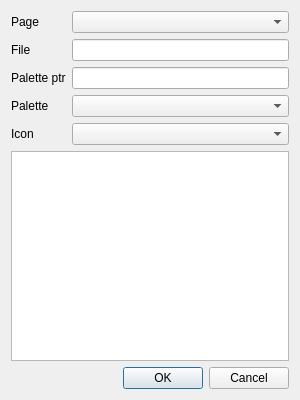
<?xml version="1.0" encoding="UTF-8"?>
<ui version="4.0">
 <class>IconChooser</class>
 <widget class="QDialog" name="IconChooser">
  <property name="windowModality">
   <enum>Qt::WindowModal</enum>
  </property>
  <property name="geometry">
   <rect>
    <x>0</x>
    <y>0</y>
    <width>300</width>
    <height>400</height>
   </rect>
  </property>
  <property name="windowTitle">
   <string>Icon Chooser</string>
  </property>
  <layout class="QVBoxLayout" name="verticalLayout">
   <item>
    <layout class="QFormLayout" name="formLayout">
     <property name="fieldGrowthPolicy">
      <enum>QFormLayout::AllNonFixedFieldsGrow</enum>
     </property>
     <item row="0" column="0">
      <widget class="QLabel" name="label">
       <property name="text">
        <string>Page</string>
       </property>
      </widget>
     </item>
     <item row="2" column="1">
      <widget class="QLineEdit" name="palette_pointer"/>
     </item>
     <item row="1" column="1">
      <widget class="QLineEdit" name="gfx_file_name"/>
     </item>
     <item row="3" column="1">
      <widget class="QComboBox" name="palette_index"/>
     </item>
     <item row="0" column="1">
      <widget class="QComboBox" name="gfx_page_index"/>
     </item>
     <item row="1" column="0">
      <widget class="QLabel" name="label_2">
       <property name="text">
        <string>File</string>
       </property>
      </widget>
     </item>
     <item row="2" column="0">
      <widget class="QLabel" name="label_3">
       <property name="text">
        <string>Palette ptr</string>
       </property>
      </widget>
     </item>
     <item row="3" column="0">
      <widget class="QLabel" name="label_4">
       <property name="text">
        <string>Palette</string>
       </property>
      </widget>
     </item>
     <item row="4" column="0">
      <widget class="QLabel" name="label_5">
       <property name="text">
        <string>Icon</string>
       </property>
      </widget>
     </item>
     <item row="4" column="1">
      <widget class="QComboBox" name="icon_index"/>
     </item>
    </layout>
   </item>
   <item>
    <widget class="QGraphicsView" name="gfx_file_graphics_view"/>
   </item>
   <item>
    <widget class="QDialogButtonBox" name="buttonBox">
     <property name="orientation">
      <enum>Qt::Horizontal</enum>
     </property>
     <property name="standardButtons">
      <set>QDialogButtonBox::Cancel|QDialogButtonBox::Ok</set>
     </property>
    </widget>
   </item>
  </layout>
 </widget>
 <resources/>
 <connections>
  <connection>
   <sender>buttonBox</sender>
   <signal>accepted()</signal>
   <receiver>IconChooser</receiver>
   <slot>accept()</slot>
   <hints>
    <hint type="sourcelabel">
     <x>248</x>
     <y>254</y>
    </hint>
    <hint type="destinationlabel">
     <x>157</x>
     <y>274</y>
    </hint>
   </hints>
  </connection>
  <connection>
   <sender>buttonBox</sender>
   <signal>rejected()</signal>
   <receiver>IconChooser</receiver>
   <slot>reject()</slot>
   <hints>
    <hint type="sourcelabel">
     <x>316</x>
     <y>260</y>
    </hint>
    <hint type="destinationlabel">
     <x>286</x>
     <y>274</y>
    </hint>
   </hints>
  </connection>
 </connections>
</ui>
